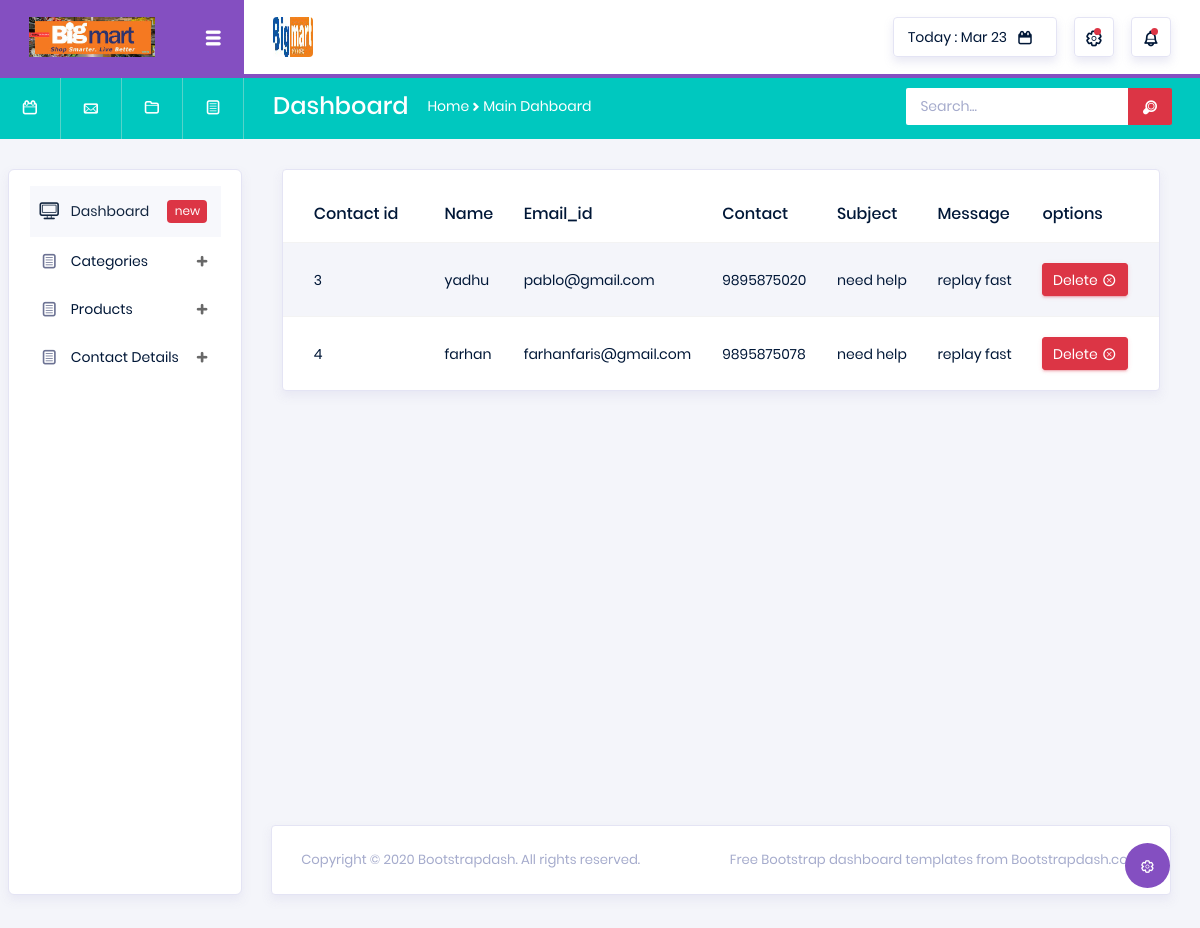
Page /Backend/contact_details/ on the committed database.
### webapp/models.py (models this page shows)
class contact_db(models.Model):
    Name=models.CharField(max_length=100,null=True,blank=True)
    Email=models.EmailField(max_length=100,null=True,blank=True)
    Phone=models.IntegerField(null=True,blank=True)
    Subject=models.CharField(max_length=100,null=True,blank=True)
    Message=models.CharField(max_length=100,null=True,blank=True)

### Backend/views.py (the view)
# urls.py: path('contact_details/',views.contact_details,name="contact_details"),
def contact_details(request):
    data=contact_db.objects.all()
    return render(request,"contact_details.html",{'data':data})

### Backend/templates/contact_details.html (shortened to what this page needs)
<!DOCTYPE html>
{% extends 'index.html' %}
{% block content %}
<html lang="en">
<head>
</head>
<body>
<div class="col-md-12">
              <div class="card">
                <div class="table-responsive pt-3">
                  <table class="table table-striped project-orders-table">
                    <thead>
                      <tr>
                        <th>Contact id</th>
                        <th>Name</th>
                        <th>Email_id</th>
                        <th>Contact</th>
                        <th>Subject</th>
                          <th>Message</th>
                          <th>options</th>
                      </tr>
                    </thead>
                    <tbody>
                    {% for d in data %}
     <tr>
         <td>{{d.id}}</td>
         <td>{{d.Name}}</td>
         <td>{{d.Email}}</td>
         <td>{{d.Phone}}</td>
         <td>{{d.Subject}}</td>
         <td>{{d.Message}}</td>
                      <td>
                          <div class="d-flex align-items-center">
                              <a href="{% url 'delete_contact' cnt_id=d.id %}">
                            <button type="button" class="btn btn-danger btn-sm btn-icon-text">
                              Delete
                              <i class="typcn typcn-delete-outline btn-icon-append"></i>
                            </button>
                            </a>
                          </div>
                        </td>
     </tr>
                    {% endfor %}
                    </tbody>
                  </table>
                </div>
              </div>
            </div>
</body>
</html>
{% endblock %}

### rows in the picture
contact_db: id "3", Name "yadhu", Email "pablo@gmail.com", Phone "9895875020", Subject "need help", Message "replay fast"
contact_db: id "4", Name "farhan", Email "farhanfaris@gmail.com", Phone "9895875078", Subject "need help", Message "replay fast"
